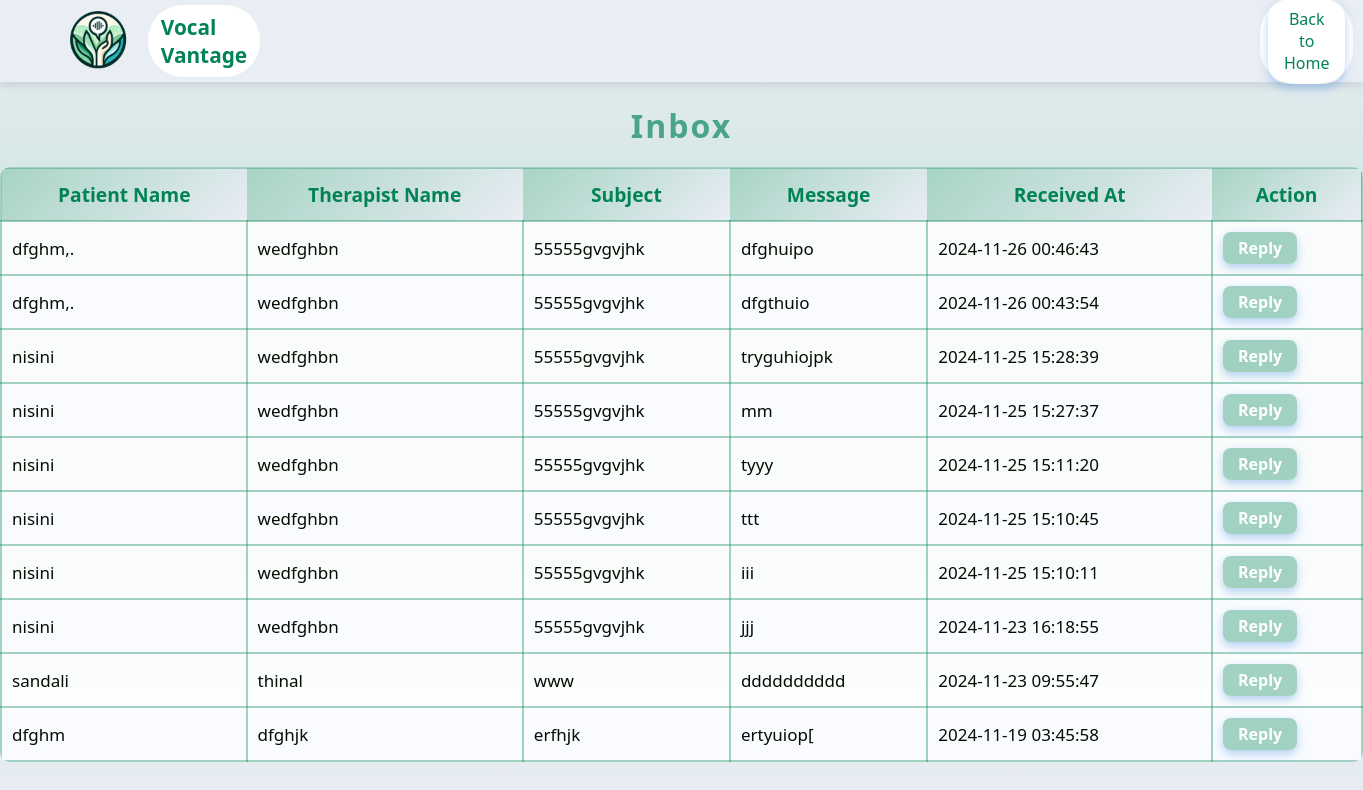
Page /Guardian/guardian_inbox.php on the committed database.
### tables this page shows
CREATE TABLE IF NOT EXISTS `therapist_message` (
  `Msg_id` int NOT NULL AUTO_INCREMENT,
  `patient_name` varchar(50) NOT NULL,
  `therapist_name` varchar(50) NOT NULL,
  `subject` varchar(100) NOT NULL,
  `message` varchar(255) NOT NULL,
  `sent_at` timestamp NOT NULL DEFAULT CURRENT_TIMESTAMP,
  PRIMARY KEY (`Msg_id`)
);

### Guardian/guardian_inbox.php (the view, shortened to what this page needs)
<?php
$servername = "localhost";
$username = "root";
$password = "";
$dbname = "vocal_vantage";
$conn = new mysqli($servername, $username, $password, $dbname);
$sql = "SELECT Msg_id, patient_name, therapist_name, subject, message, sent_at FROM therapist_message ORDER BY sent_at DESC";
$result = $conn->query($sql);
?>
<!DOCTYPE html>
<html lang="en">
<head>
</head>
<body>
    <header class="navbar">
    <img src="../Resourses/index/logo 01.png">
        <div class="logo">Vocal Vantage</div>
        <div class="auth-buttons">
            <a href=""><button class="signup" >Back to Home</button></a>
        </div>
    </header>
<div class="inbox-container"><br>
    <h2>Inbox</h2>
    <table>
        <thead>
            <tr>
                <th>Patient Name</th>
                <th>Therapist Name</th>
                <th>Subject</th>
                <th>Message</th>
                <th>Received At</th>
                <th>Action</th>
            </tr>
        </thead>
        <tbody>
            <?php
            if ($result->num_rows > 0) {
                while ($row = $result->fetch_assoc()) {
                    echo "<tr>
                            <td>" . htmlspecialchars($row['patient_name']) . "</td>
                            <td>" . htmlspecialchars($row['therapist_name']) . "</td>
                            <td>" . htmlspecialchars($row['subject']) . "</td>
                            <td>" . htmlspecialchars($row['message']) . "</td>
                            <td>" . htmlspecialchars($row['sent_at']) . "</td>
                            <td>
                                <form action='reply_message.php' method='POST'>
                                    <input type='hidden' name='message_id' value='" . $row['Msg_id'] . "'>
                                    <button><a href='gudian_sent_msg.php'>Reply</a></button>
                                </form>
                            </td>
                        </tr>";
                }
            } else {
                echo "<tr><td colspan='6'>No messages found.</td></tr>";
            }
            ?>
        </tbody>
    </table>
</div>
</body>
</html>

### Guardian/guardian_inbox.php (style rules this page uses)
* { margin: 0; padding: 0; font-family: 'Segoe UI', Tahoma, Geneva, Verdana, sans-serif; }
body { background: linear-gradient( #E9EDF4,#02835640, #E9EDF4); min-height: 100vh; }
header { position: relative; height: 50px; }
.navbar { display: flex; align-items: center; padding: 1.0rem 3rem; background-color: #E9EDF4; box-shadow: 0 4px 8px rgba(0, 0, 0, 0.1); }
.navbar .logo { font-size: 1.3rem; font-weight: bold; color: #028355; background-color: #FFFFFF; padding: 0.5rem 0.8rem; border-radius: 35px; animation: slideIn 4s ease forwards; }
img { width: 100px; height: 100px; }
.navbar .auth-buttons { margin-left: 1000px; background-color: #FFFFFF; padding: 0.01rem 0.5rem; border-radius: 35px; }
.auth-buttons .signup { padding: 0.6rem 1.0rem; border: none; border-radius: 20px; cursor: pointer; font-size: 1rem; transition: background-color 0.3s, color 0.3s; }
.auth-buttons .signup { background-color: transparent; color: #028355; }
h2 { text-align: center; color: #028356aa; margin-bottom: 20px; font-size: 2rem; letter-spacing: 2px; }
table { width: 100%; border-collapse: collapse; margin-top: 20px; background: rgba(255, 255, 255, 0.9); border-radius: 10px; overflow: hidden; }
th { background: linear-gradient(135deg, #02835656, #E9EDF4); color: #028355; padding: 12px; text-align: center; font-size: 1.2rem; }
td { padding: 10px; border: 2px solid #0283565b; font-size: 17px; cursor: pointer; color: #000E00; }
tr { transition: all 0.3s ease-in-out; border: 2px solid #0283565b; }
tr:nth-child(even) { background-color: #f9fbff; }
button { background-color: #0283565b; color:#028355; border: none; padding: 5px 15px; cursor: pointer; border-radius: 8px; font-size: 1rem; transition: all 0.3s ease-in-out; box-shadow: 0 4px 10px rgba(74, 144, 226, 0.4); }
a { color: white; text-decoration: none; font-weight: bold; }
table { animation: fadeIn 0.6s ease-in-out; }
h2 { animation: fadeIn 0.8s ease-in-out; }

### rows in the picture
therapist_message: patient_name "dfghm,.", therapist_name "wedfghbn", subject "55555gvgvjhk", message "dfghuipo", sent_at "2024-11-26 00:46:43"
therapist_message: patient_name "dfghm,.", therapist_name "wedfghbn", subject "55555gvgvjhk", message "dfgthuio", sent_at "2024-11-26 00:43:54"
therapist_message: patient_name "nisini", therapist_name "wedfghbn", subject "55555gvgvjhk", message "tryguhiojpk", sent_at "2024-11-25 15:28:39"
therapist_message: patient_name "nisini", therapist_name "wedfghbn", subject "55555gvgvjhk", message "mm", sent_at "2024-11-25 15:27:37"
therapist_message: patient_name "nisini", therapist_name "wedfghbn", subject "55555gvgvjhk", message "tyyy", sent_at "2024-11-25 15:11:20"
therapist_message: patient_name "nisini", therapist_name "wedfghbn", subject "55555gvgvjhk", message "ttt", sent_at "2024-11-25 15:10:45"
therapist_message: patient_name "nisini", therapist_name "wedfghbn", subject "55555gvgvjhk", message "iii", sent_at "2024-11-25 15:10:11"
therapist_message: patient_name "nisini", therapist_name "wedfghbn", subject "55555gvgvjhk", message "jjj", sent_at "2024-11-23 16:18:55"
therapist_message: patient_name "sandali", therapist_name "thinal", subject "www", message "dddddddddd", sent_at "2024-11-23 09:55:47"
therapist_message: patient_name "dfghm", therapist_name "dfghjk", subject "erfhjk", message "ertyuiop[", sent_at "2024-11-19 03:45:58"
